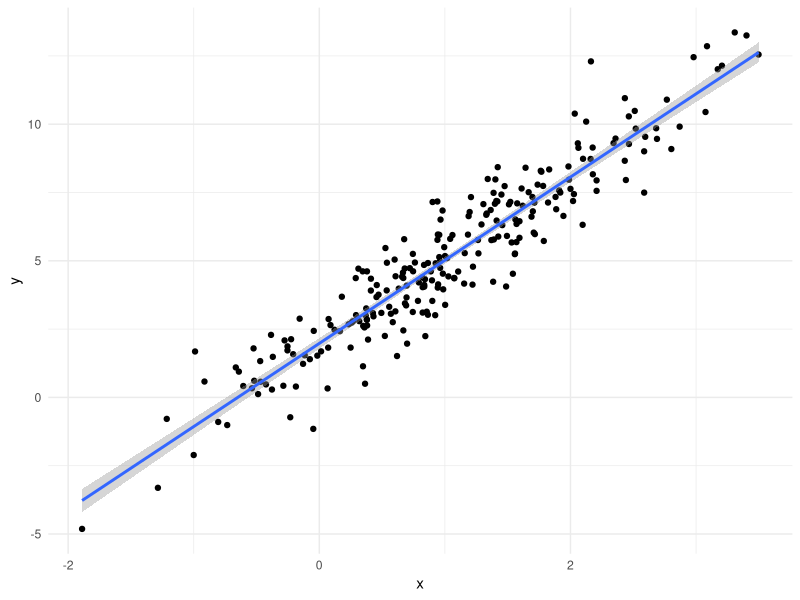
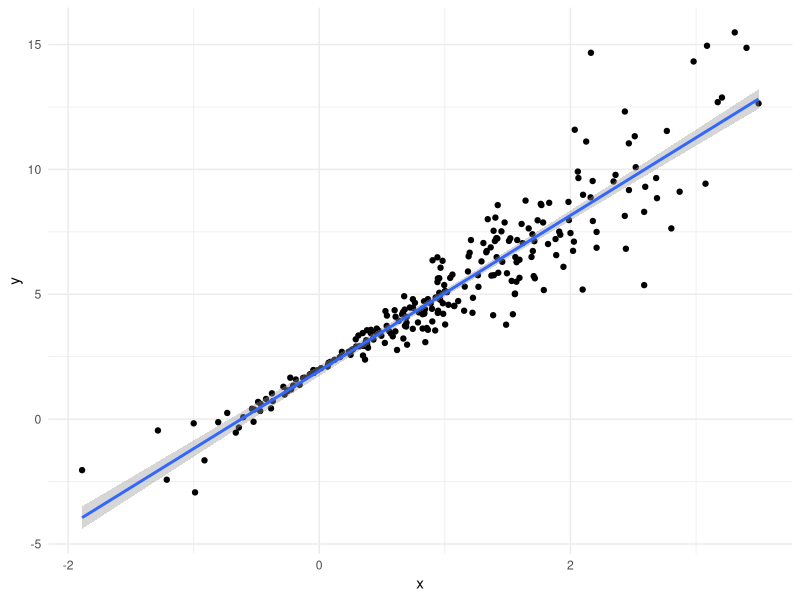
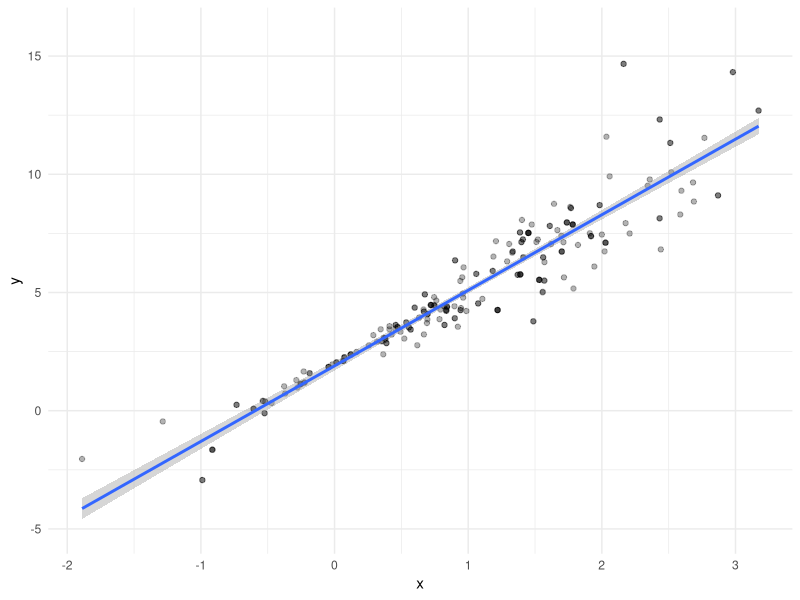
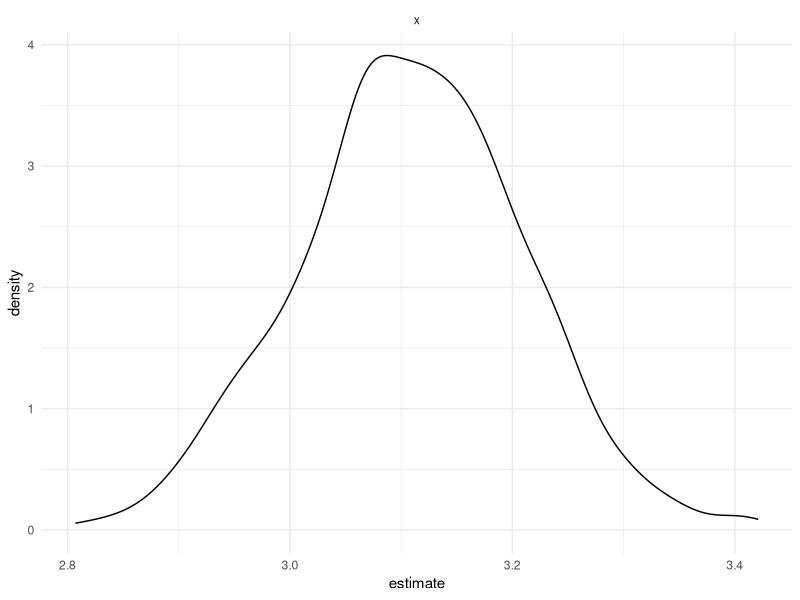

The R script that drew these images, in order:
## ---- chunk 1

library(tidyverse)
library(modelr)

knitr::opts_chunk$set(
  fig.width = 6,
  fig.asp = .6,
  out.width = "90%"
)

theme_set(theme_minimal() + theme(legend.position = "bottom"))
options(
  ggplot2.continuous.colour = "viridis",
  ggplot2.continuous.fill = "viridis"
)

scale_colour_discrete = scale_color_viridis_d
scale_fill_discrete = scale_fill_viridis_d

set.seed(1)
## ---- chunk 2
n_samp = 250

sim_df_const =
  tibble(
    x = rnorm(n_samp, 1, 1),
    error = rnorm(n_samp, 0, 1),
    y = 2 + 3 * x + error
  )

sim_df_nonconst =
  sim_df_const %>%
  mutate(
    error = error * .75 * x,
    y = 2 + 3 * x + error
  )
## ---- chunk 3
sim_df_const %>%
  ggplot(aes(x = x, y = y)) +
  geom_point() +
  geom_smooth(method = "lm")

sim_df_nonconst %>%
  ggplot(aes(x = x, y = y)) +
  geom_point() +
  geom_smooth(method = "lm")
## ---- chunk 4
lm(y ~ x, data = sim_df_const) %>% broom::tidy()
lm(y ~ x, data = sim_df_nonconst) %>% broom::tidy()
## ---- chunk 5
boot_sample = function(df) {
  
  sample_frac(df, replace = TRUE) %>%
    arrange(x)
  
  
}
## ---- chunk 6
boot_sample(sim_df_nonconst) %>%
  ggplot(aes(x = x, y = y)) +
  geom_point(alpha = .3) +
  geom_smooth(method = "lm") +
  ylim(-5, 16)
## ---- chunk 7
boot_sample(sim_df_nonconst) %>%
 lm(y~ x, data = .) %>%
  broom::tidy()
## ---- chunk 8
boot_straps =
  tibble(
    strap_number = 1:1000,
    strap_sample = rerun(1000,boot_sample(sim_df_nonconst))
  )
## ---- chunk 9
boot_results =
  boot_straps %>%
  mutate(
    models = map(strap_sample, ~lm(y ~ x, data = .x)),
    results = map(models, broom::tidy)
  ) %>%
  select(strap_number, results) %>%
  unnest(results)
## ---- chunk 10
boot_results %>%
  group_by(term) %>%
  summarize(
    mean_est = mean(estimate),
    sd_est = sd(estimate)
  )
## ---- chunk 11
boot_results %>%
  filter(term == "x") %>%
  ggplot(aes(x = estimate)) +
  geom_density() +
  facet_wrap(. ~ term)
## ---- chunk 12
boot_results %>%
  group_by(term) %>%
  summarize(
    ci_lower = quantile(estimate, 0.025),
    ci_upper = quantile(estimate, 0.975)
  )
## ---- chunk 13
sim_df_nonconst %>%
  bootstrap(1000, id = "strap_number") %>%
  mutate(
    models = map(.x = strap, ~lm(y ~ x, data = .x)),
    results = map(models, broom::tidy)
  ) %>%
  select(strap_number, results) %>%
  unnest(results) %>%
  group_by(term) %>%
  summarize(
    mean_est = mean(estimate),
    sd_est = sd(estimate)
  )
